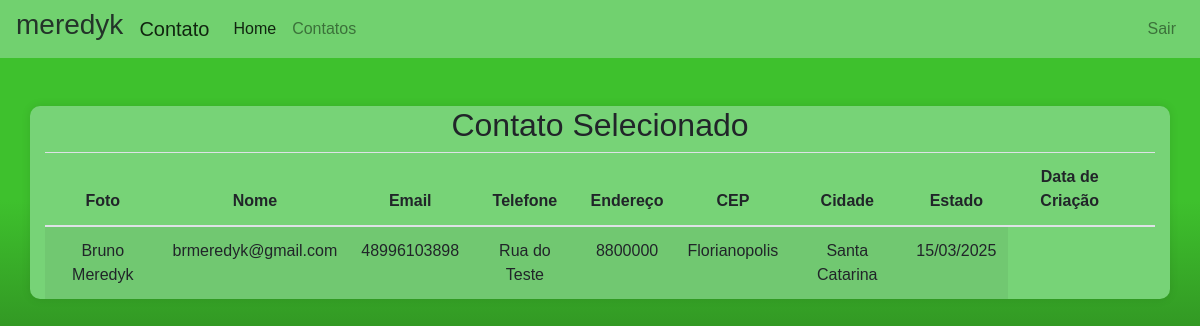
Page /detalhes/1/ (signed in) on the committed database.
### Contato/models.py (models this page shows, shortened)
class Contato(models.Model):
    nome = models.CharField(max_length=255)
    Categoria = models.ForeignKey('Categoria', on_delete=models.CASCADE)
    foto = models.ImageField(blank=True, null=True)
    email = models.EmailField(unique=True)
    telefone = models.CharField(max_length=20)
    endereco = models.CharField(max_length=255)
    cep = models.CharField(max_length=9)
    cidade = models.CharField(max_length=100)
    estado = models.CharField(max_length=50)
    data_criacao = models.DateTimeField(auto_now_add=True)

### Contato/views.py (the view)
# urls.py: path('detalhes/<int:id>/', views.contato_detalhes, name='contato_detalhe'),
@login_required(login_url='login')
def contato_detalhes(request, id):
    return render(request, 'pages/contato_detalhes.html', {'contato': Contato.objects.get(id=id)})

### Contato/templates/pages/contato_detalhes.html (shortened to what this page needs)
<!-- {% load static %}
<!DOCTYPE html>
<html lang="pt-br">
  <head>
    <meta charset="UTF-8" />
    <meta name="viewport" content="width=device-width, initial-scale=1.0" />
    <link
      rel="stylesheet"
      href="https://stackpath.bootstrapcdn.com/bootstrap/4.5.2/css/bootstrap.min.css"
    />
    <title>Document</title>
    <link rel="stylesheet" href="{% static 'style.css' %}" />
  </head>
  <body>
    <div class="container">
      <div class="row">
        <div class="col-md-6 offset-md-3">
          <h1>Contato</h1>
          <form action="{% url 'contato' %}" method="post">
            {% csrf_token %}
            <div class="form-group">
              <label for="id_nome">Nome</label>
              <input
                type="text"
                name="nome"
                id="id_nome"
                class="form-control"
              />
            </div>
            <div class="form-group">
              <label for="id_email">E-mail</label>
              <input
                type="email"
                name="email"
                id="id_email"
                class="form-control"
              />
            </div>
            <div class="form-group">
              <label for="id_mensagem">Mensagem</label>
              <textarea
                name="mensagem"
                id="id_mensagem"
                class="form-control"
              ></textarea>
            </div>
            <button type="submit" class="btn btn-primary">Enviar</button>
          </form>
        </div>
      </div>
    </div>
  </body>
</html> -->
{% load static %}
<!DOCTYPE html>
<html lang="pt-br">
  <head>
    <link
      rel="stylesheet"
      href="https://stackpath.bootstrapcdn.com/bootstrap/4.5.2/css/bootstrap.min.css"
    />
    <link rel="stylesheet" href="{% static 'css/style.css' %}" />
  </head>
  <body>
    <header>
      <nav class="navbar navbar-expand-lg navbar-light" style="background-color: #77d377; opacity: 0.9;">
        <h3 class="mr-auto">{{ request.user }}</h3>
        <a class="navbar-brand ml-3" href="{% url 'home' %}">Contato</a>
        <div class="collapse navbar-collapse" id="navbarNav">
          <ul class="navbar-nav mr-auto">
            <li class="nav-item active">
              <a class="nav-link" href="{% url 'home' %}">Home</a>
            </li>
            <li class="nav-item">
              <a class="nav-link" href="{% url 'contato' %}">Contatos</a>
            </li>
          </ul>
          <ul class="navbar-nav ml-auto">
             {% if request.user.is_authenticated %}
            <li class="nav-item">
              <a class="nav-link" href="{% url 'logout' %}">Sair</a>
            </li>
            {% endif %}
      </div>
      </nav>
    </header>
    <div class="container mt-5 justify-content-center align-items-center;" style=background-color:#77d377;>
      <div>
      <h2 class="text-center">Contato Selecionado</h2>
      <table class="table table-striped">
        <thead>
        <tr>
          <th>Foto</th>
          <th>Nome</th>
          <th>Email</th>
          <th>Telefone</th>
          <th>Endereço</th>
          <th>CEP</th>
          <th>Cidade</th>
          <th>Estado</th>
          <th>Data de Criação</th>
          <th></th>
        </tr>
        </thead>
        <tbody>
        <tr>
          <td>{{ contato.nome }}</td>
          <td>{{ contato.email }}</td>
          <td>{{ contato.telefone }}</td>
          <td>{{ contato.endereco }}</td>
          <td>{{ contato.cep }}</td>
          <td>{{ contato.cidade }}</td>
          <td>{{ contato.estado }}</td>
          <td>{{ contato.data_criacao|date:"d/m/Y" }}</td>
        </tbody>
      </table>
      </div>
    </div>
  </body>
</html>

### Contato/static/css/style.css (style rules this page uses)
body { font-family: Arial, sans-serif; justify-content: center; align-items: center; min-height: 100vh; margin: 0; background-color: #3ec12d; background-image: linear-gradient(180deg, #3ec12d 25%, #080402 100%); }
.container { background-color: #77d377; border-radius: 10px; box-shadow: 0 0 10px rgba(0, 0, 0, 0.1); text-align: center; margin-top: 20px; }

### rows in the picture
Contato: nome "Bruno Meredyk", email "brmeredyk@gmail.com", telefone "48996103898", endereco "Rua do Teste", cep "8800000", cidade "Florianopolis", estado "Santa Catarina", data_criacao "15/03/2025"

### other values in the picture
{{ request.user }} "meredyk"
